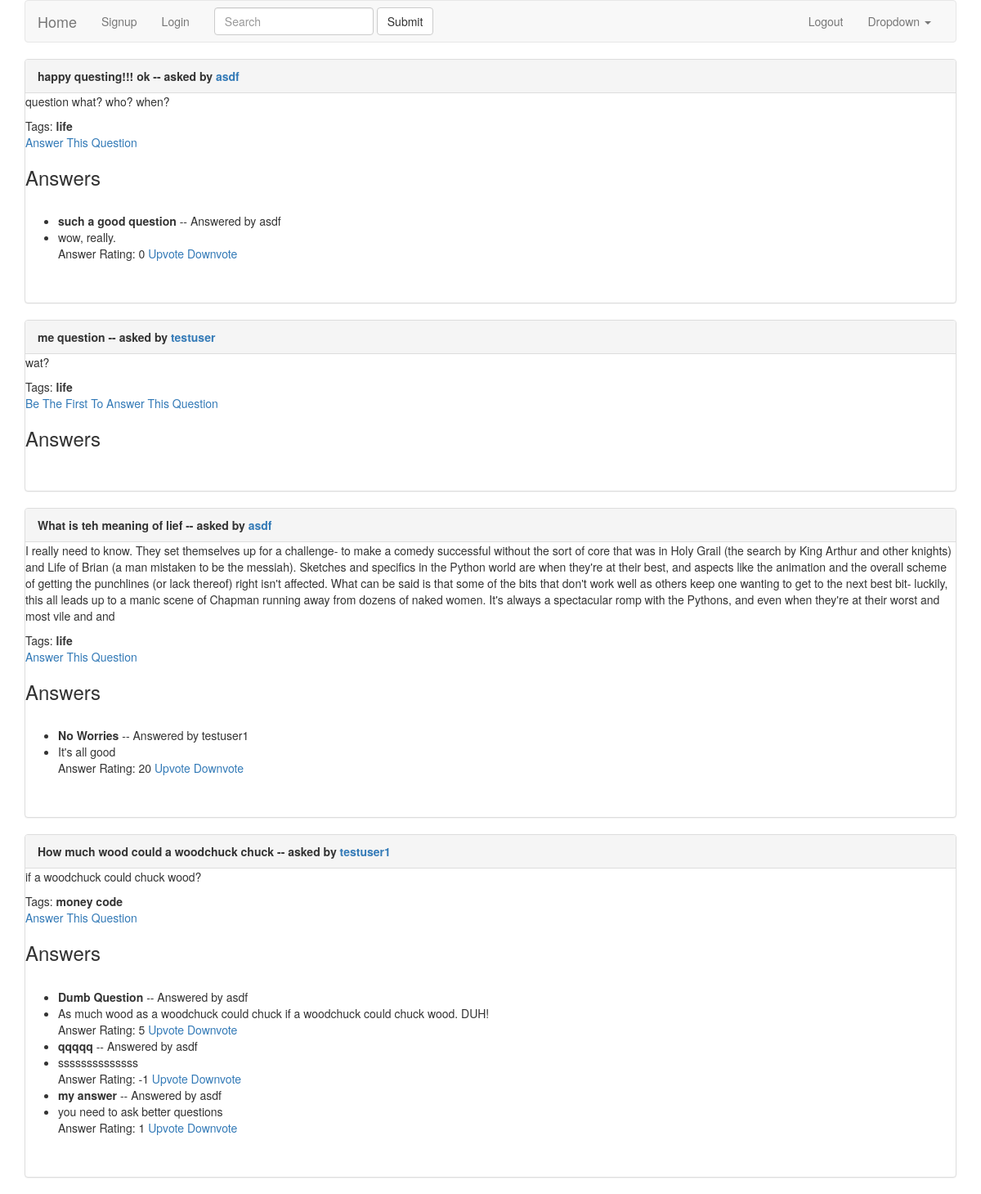
The page / on the database its author committed.
### duckapp/models.py (models this page shows, shortened)
class Question(models.Model):
    asker = models.ForeignKey('auth.User')
    title = models.CharField(max_length=255)
    question_text = models.TextField()
    tags = models.ManyToManyField(Tag, blank=True)
    timestamp = models.DateTimeField(auto_now_add=True)
    class Meta:
        ordering = ["-timestamp"]

class Tag(models.Model):
    name = models.CharField(max_length=50)
    def __str__(self):
        return "{}".format(self.name)

class Answer(models.Model):
    answerer = models.ForeignKey('auth.User')
    question = models.ForeignKey(Question)
    answer_text = models.TextField()
    score = models.IntegerField(default=0)
    title = models.CharField(max_length=255)
    timestamp = models.DateTimeField(auto_now_add=True)

### duckapp/views.py (the view)
# urls.py: url(r'^$', IndexView.as_view(), name='index'),
class IndexView(ListView):
    template_name = 'index.html'
    model = Question

### duckapp/templates/index.html
{% extends 'base.html' %}
{% block content %}
<div class="container">
    {% for question in object_list %}
        <div class="panel panel-default">
            <div class="panel-heading">
                <b>
                    {{ question.title }} -- asked by <a href="{% url 'user_detail' question.asker.userprofile.pk %}">{{ question.asker }}</a>
                </b>
            </div>
            <p>{{ question.question_text}}</p>
            Tags:
            {% for tag in question.tags.all %}
                <b>{{ tag }}</b>
            {% endfor %}
            <br>
        {% if not question.answer_set.all %}
            <a href="{% url 'answer_create' question.pk %}">Be The First To Answer This Question</a>
        {% else %}
            <a href="{% url 'answer_create' question.pk %}">Answer This Question</a>
        {% endif %}
        <br>
        <h3>Answers</h3>
        <ul>
        {% for answer in question.answer_set.all %}
            <br>
                <li><b>{{ answer.title }}</b> -- Answered by {{ answer.answerer }}</li>
            <li>{{ answer.answer_text }}</li>
            Answer Rating: {{ answer.score }}
            <a href="{% url 'upvote' answer.pk %}">Upvote</a>
            <a href="{% url 'downvote' answer.pk %}">Downvote</a>
        {% endfor %}
        </ul>
        <br><br>
        </div>
    {% endfor %}
</div>
{% endblock %}

### rows shown on the page
Question: title "happy questing!!! ok", asker "asdf", question_text "question what? who? when?", shows "Answer This Question"
Tag: name "life"
Answer: title "such a good question", answerer "asdf", answer_text "wow, really.", score "0"
Question: title "me question", asker "testuser", question_text "wat?", shows "Be The First To Answer This Question"
Question: title "What is teh meaning of lief", asker "asdf", question_text "I really need to know. They set themselves up for a challenge- to make a comedy successful without the sort of core that was in Holy Grail (the search by King Arthur and other knights) and Life of Brian (a man mistaken to be the messiah). Sketches and specifics in the Python world are when they're at their best, and aspects like the animation and the overall scheme of getting the punchlines (or lack thereof) right isn't affected. What can be said is that some of the bits that don't work well as others keep one wanting to get to the next best bit- luckily, this all leads up to a manic scene of Chapman running away from dozens of naked women. It's always a spectacular romp with the Pythons,…", shows "Answer This Question"
Answer: title "No Worries", answerer "testuser1", answer_text "It's all good", score "20"
Question: title "How much wood could a woodchuck chuck", asker "testuser1", question_text "if a woodchuck could chuck wood?", shows "Answer This Question"
Tag: name "money"
Tag: name "code"
Answer: title "Dumb Question", answerer "asdf", answer_text "As much wood as a woodchuck could chuck if a woodchuck could chuck wood. DUH!", score "5"
Answer: title "qqqqq", answerer "asdf", answer_text "ssssssssssssss", score "-1"
Answer: title "my answer", answerer "asdf", answer_text "you need to ask better questions", score "1"
